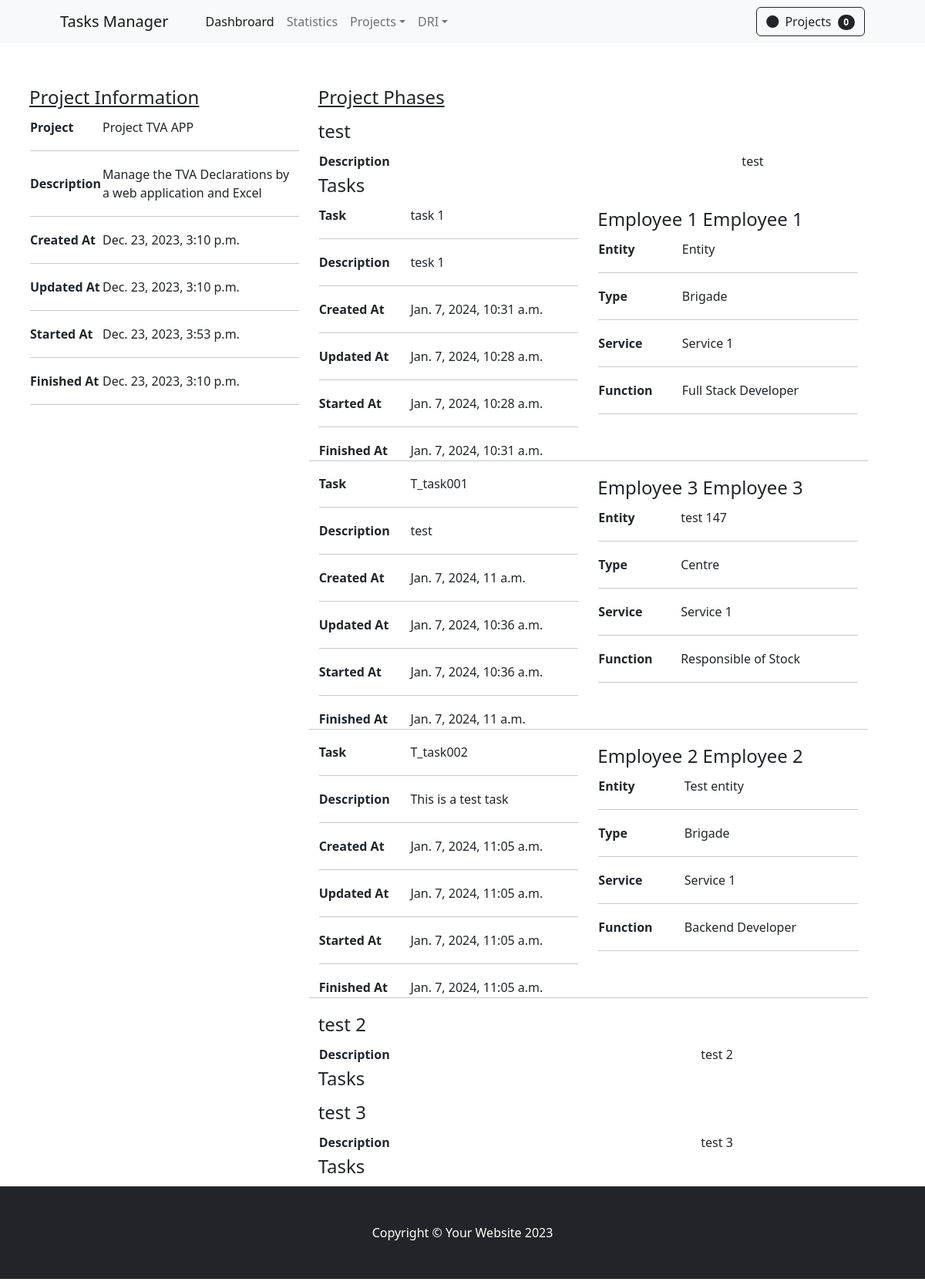
The page /projects/2/detail-complete/ on the database its author committed.
### apps/backend/models.py (models this page shows, shortened)
class Project(models.Model):
    title           = models.CharField(max_length=150)
    description     = models.TextField(blank=False)
    phases_nbr      = models.IntegerField(default=1)
    created_at      = models.DateTimeField(default=datetime.now)
    updated_at      = models.DateTimeField(default=datetime.now)
    ongoing         = models.BooleanField(default=False)
    started_at      = models.DateTimeField(default=datetime.now)
    finished        = models.BooleanField(default=False)
    finished_at     = models.DateTimeField(default=datetime.now)

class Phase(models.Model):
    title           = models.CharField(max_length=150)
    description     = models.TextField(blank=False)
    project         = models.ForeignKey(Project, on_delete=models.CASCADE, related_name='phases')

class Task(models.Model):
    title           = models.CharField(max_length=100)
    description     = models.TextField(blank=False)
    phase           = models.ForeignKey(Phase, on_delete=models.CASCADE, related_name='tasks')
    created_at      = models.DateTimeField(default=datetime.now)
    updated_at      = models.DateTimeField(default=datetime.now)
    ongoing         = models.BooleanField(default=False)
    started_at      = models.DateTimeField(default=datetime.now)
    finished        = models.BooleanField(default=False)
    finished_at     = models.DateTimeField(default=datetime.now)

class Responsible(models.Model):
    employee    = models.ForeignKey(Employee, on_delete=models.CASCADE, related_name='reponsibles')
    task        = models.ForeignKey(Task, on_delete=models.CASCADE, related_name='responsibles')
    start_date  = models.DateField(default=datetime.now)
    end_date    = models.DateField(default=datetime.now)
    observation = models.TextField(blank=True)

class Employee(models.Model):
    ppr         = models.CharField(max_length=20)
    first_name  = models.CharField(max_length=100)
    last_name   = models.CharField(max_length=100)
    entity      = models.ForeignKey(Entity, on_delete=models.CASCADE, related_name='employees')
    function    = models.ForeignKey(Function, on_delete=models.CASCADE, related_name='employees')

class Entity(models.Model):
    entity      = models.CharField(max_length=50)
    description = models.TextField(blank=True)
    service     = models.ForeignKey(Service, on_delete=models.CASCADE, related_name='entities')
    type        = models.ForeignKey(Entity_Type, on_delete=models.CASCADE, related_name='entities')

class Entity_Type(models.Model):
    type = models.CharField(max_length=50)

class Service(models.Model):
    service     = models.CharField(max_length=50)
    description = models.TextField(blank=True)

class Function(models.Model):
    function    = models.CharField(max_length=50)

### apps/backend/views/projects.py (the view)
# urls.py: path('projects/<int:pk>/detail-complete/', view=project_detail_employees, name='detail-complete-project'),
def project_detail_employees(request, pk):
    project =   Project.objects.get(id=pk)
    phases  =   Phase.objects.filter(project_id=pk)
    context = {
        'project': project,
        'phases': phases,
    }
    return render(request, 'projects/project_detail_employees.html', context)

### apps/backend/templates/projects/project_detail_employees.html
{% extends '_base.html' %}
{% load static %}
{% block content %}
<section class="py-1">
    <div class="container px-2 px-lg-2 mt-5">
        <div class="row col-12">
            <div class="col-4">
                <fieldset>
                    <legend class="text-decoration-underline" > Project Information </legend>
                    <table>
                        <tr>
                            <td class="fw-bold"> Project </td>
                            <td> {{project.title}} </td>
                        </tr>
                        <tr><td colspan="2"><hr></td></tr>
                        <tr>
                            <td class="fw-bold"> Description </td>
                            <td> {{project.description}} </td>
                        </tr>
                        <tr><td colspan="2"><hr></td></tr>
                        <tr>
                            <td class="fw-bold"> Created At </td>
                            <td> {{project.created_at}} </td>
                        </tr>
                        <tr><td colspan="2"><hr></td></tr>
                        <tr>
                            <td class="fw-bold"> Updated At </td>
                            <td> {{project.updated_at}} </td>
                        </tr>
                        <tr><td colspan="2"><hr></td></tr>
                        <tr>
                            <td class="fw-bold"> Started At </td>
                            <td> {{project.started_at}} </td>
                        </tr>
                        <tr><td colspan="2"><hr></td></tr>
                        <tr>
                            <td class="fw-bold"> Finished At </td>
                            <td> {{project.finished_at}} </td>
                        </tr>
                        <tr><td colspan="2"><hr></td></tr>
                    </table>
                </fieldset>
            </div>
            <div class="col-8">
                <fieldset>
                    <legend class="text-decoration-underline">Project Phases </legend>
                    {% for phase in phases %}
                        <fieldset>
                            <legend>{{ phase.title }}</legend>
                            <table class="w-100">
                                <tr>
                                    <td class="fw-bold">Description</td>
                                    <td> {{phase.description}} </td>
                                </tr>
                            </table>
                            <fieldset>
                                <legend>Tasks </legend>
                                {% for task in phase.tasks.all %}
                                <div class="row col-12">
                                    <div class="col-6">
                                        <table class="w-100">
                                            <tr>
                                                <td class="fw-bold"> Task </td>
                                                <td>
                                                    {{task.title}}
                                                </td>
                                            </tr>
                                            <tr><td colspan="2"><hr></td></tr>
                                            <tr>
                                                <td class="fw-bold"> Description </td>
                                                <td> {{task.description}} </td>
                                            </tr>
                                            <tr><td colspan="2"><hr></td></tr>
                                            <tr>
                                                <td class="fw-bold"> Created At </td>
                                                <td> {{task.created_at}} </td>
                                            </tr>
                                            <tr><td colspan="2"><hr></td></tr>
                                            <tr>
                                                <td class="fw-bold"> Updated At </td>
                                                <td> {{task.updated_at}} </td>
                                            </tr>
                                            <tr><td colspan="2"><hr></td></tr>
                                            <tr>
                                                <td class="fw-bold"> Started At </td>
                                                <td> {{task.started_at}} </td>
                                            </tr>
                                            <tr><td colspan="2"><hr></td></tr>
                                            <tr>
                                                <td class="fw-bold"> Finished At </td>
                                                <td> {{task.finished_at}} </td>
                                            </tr>
                                        </table>
                                    </div>
                                    <div class="col-6">
                                        {% for responsible in task.responsibles.all %}
                                        <fieldset>
                                            <legend> {{responsible.employee.first_name}} {{responsible.employee.last_name}}</legend>
                                            <table class="w-100">
                                                <tr>
                                                    <td class="fw-bold" > Entity </td>
                                                    <td>  {{responsible.employee.entity.entity}} </td>
                                                </tr>
                                                <tr><td colspan="2"><hr></td></tr>
                                                <tr>
                                                    <td class="fw-bold" > Type </td>
                                                    <td>  {{responsible.employee.entity.type.type}} </td>
                                                </tr>
                                                <tr><td colspan="2"><hr></td></tr>
                                                <tr>
                                                    <td class="fw-bold" > Service </td>
                                                    <td>  {{responsible.employee.entity.service.service}} </td>
                                                </tr>
                                                <tr><td colspan="2"><hr></td></tr>
                                                <tr>
                                                    <td class="fw-bold" > Function </td>
                                                    <td> {{responsible.employee.function.function}} </td>
                                                </tr>
                                                <tr><td colspan="2"><hr></td></tr>
                                            </table>
                                        </fieldset>
                                        {% endfor %}
                                    </div>
                                    <hr>
                                </div>
                                {% endfor %}
                            </fieldset>
                        </fieldset>
                    {% endfor %}
                </fieldset>
            </div>
        </div>
    </div>
{% endblock %}

### rows shown on the page
Project: title "Project TVA APP", description "Manage the TVA Declarations by a web application and Excel", created_at "Dec. 23, 2023, 3:10 p.m.", updated_at "Dec. 23, 2023, 3:10 p.m.", started_at "Dec. 23, 2023, 3:53 p.m.", finished_at "Dec. 23, 2023, 3:10 p.m."
Phase: title "test", description "test"
Task: title "task 1", description "tesk 1", created_at "Jan. 7, 2024, 10:31 a.m.", updated_at "Jan. 7, 2024, 10:28 a.m.", started_at "Jan. 7, 2024, 10:28 a.m.", finished_at "Jan. 7, 2024, 10:31 a.m."
Responsible: employee.first_name "Employee 1", employee.last_name "Employee 1", employee.entity.entity "Entity", employee.entity.type.type "Brigade", employee.entity.service.service "Service 1", employee.function.function "Full Stack Developer"
Task: title "T_task001", description "test", created_at "Jan. 7, 2024, 11 a.m.", updated_at "Jan. 7, 2024, 10:36 a.m.", started_at "Jan. 7, 2024, 10:36 a.m.", finished_at "Jan. 7, 2024, 11 a.m."
Responsible: employee.first_name "Employee 3", employee.last_name "Employee 3", employee.entity.entity "test 147", employee.entity.type.type "Centre", employee.entity.service.service "Service 1", employee.function.function "Responsible of Stock"
Task: title "T_task002", description "This is a test task", created_at "Jan. 7, 2024, 11:05 a.m.", updated_at "Jan. 7, 2024, 11:05 a.m.", started_at "Jan. 7, 2024, 11:05 a.m.", finished_at "Jan. 7, 2024, 11:05 a.m."
Responsible: employee.first_name "Employee 2", employee.last_name "Employee 2", employee.entity.entity "Test entity", employee.entity.type.type "Brigade", employee.entity.service.service "Service 1", employee.function.function "Backend Developer"
Phase: title "test 2", description "test 2"
Phase: title "test 3", description "test 3"

### other values the page prints
{{ object_list|length }} "0"
